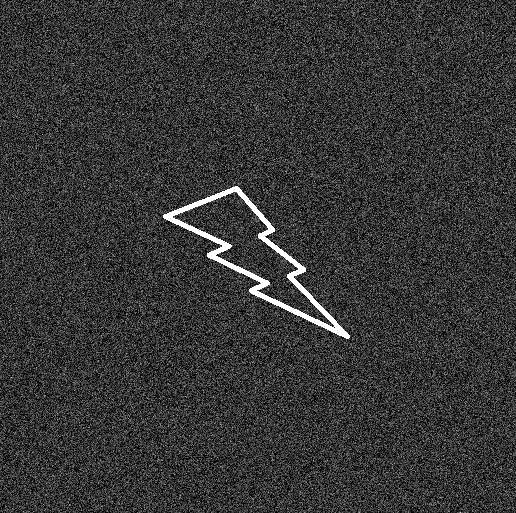
%> input picture CS469_669_Assignment2 (1)/CS469_669_Assignment2/Q3/Input.jpg, 516 x 513 px
$ octave Q3.m   (GNU Octave 9; MATLAB toolbox functions it lacks are replaced by stand-ins)
%> lines starting %> are read from the running program, lines starting %| are printed output that depends on the picture; in (x1, y1, x2, y2) boxes, pixels count from 0 and x2, y2 are one past the last pixel; in counts of white or black regions, pixels touching at a corner belong together; the program's own positions count from 1
% Read input image
input_image = imread('Input.jpg');
%> input_image is the input picture: size 513x516 uint8; min 0, max 255, mean 54.8

% Preprocessing: Apply Gaussian filter to remove noise
filtered_image = imgaussfilt(input_image, 2);
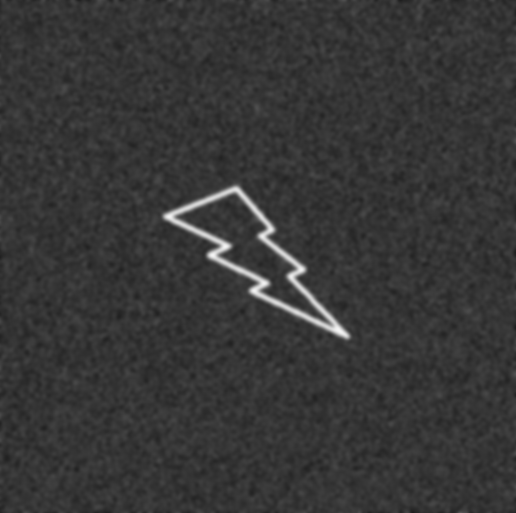
%> filtered_image: size 513x516 uint8; min 29, max 244, mean 54.8

% Calculate histogram
num_bins = 256;
histogram = zeros(num_bins, 1);
for i = 1:num_bins
    histogram(i) = sum(filtered_image(:) == (i-1));
end
%> after the loop, histogram = 256 values, max 20796 at index 53, min 0 at index 1, mean 1034
% Normalize histogram
histogram = histogram / sum(histogram);
%> histogram = 256 values, max 0.0786 at index 53, min 0 at index 1, mean 0.00391

% Calculate cumulative sum of histogram
cumulative_sum = cumsum(histogram);
%> cumulative_sum = 256 values from 0 to 1
% Calculate cumulative mean
cumulative_mean = cumsum(histogram .* (1:num_bins)');
%> cumulative_mean = 256 values from 0 to 55.84

% Global mean
global_mean = cumulative_mean(end);
%> global_mean = 55.84

% Initialize variables
maximum_variance = 0;
threshold = 0;

% Calculate between-class variance for all possible thresholds
for t = 1:num_bins
    % Background probability
    wb = cumulative_sum(t);
    % Foreground probability
    wf = 1 - wb;
    % Background mean
    mb = cumulative_mean(t) / wb;
    % Foreground mean
    mf = (global_mean - cumulative_mean(t)) / wf;
    % Between-class variance
    between_class_variance = wb * wf * (mb - mf)^2;
    % Check if maximum variance is achieved
    if between_class_variance > maximum_variance
        maximum_variance = between_class_variance;
        threshold = t - 1; % Adjust threshold index to match pixel intensity
    end
end
%> this loop made 256 passes
%> (wb, wf, mb, mf, between_class_variance, maximum_variance) on passes 30, 32, 33, 34, 35, 36, 37, 38, 39, 40, 41, 42: (7.56e-06, 1, 30, 55.84, 0.00504, 0.00504), (1.89e-05, 1, 31.2, 55.84, 0.0115, 0.0115), (3.4e-05, 1, 32, 55.84, 0.0193, 0.0193), (6.8e-05, 1, 33, 55.84, 0.0355, 0.0355), (0.000125, 1, 33.91, 55.84, 0.06, 0.06), (0.000272, 1, 35.04, 55.84, 0.118, 0.118), (0.000514, 0.999, 35.96, 55.85, 0.203, 0.203), (0.000975, 0.999, 36.93, 55.86, 0.349, 0.349), (0.00195, 0.998, 37.96, 55.87, 0.623, 0.623), (0.0034, 0.997, 38.83, 55.9, 0.986, 0.986), (0.00594, 0.994, 39.76, 55.93, 1.55, 1.55), (0.0106, 0.989, 40.74, 56, 2.43, 2.43)
%> (wb, wf, mb, mf, between_class_variance) on passes 1 to 6: (0, 1, NaN, 55.84, NaN), (0, 1, NaN, 55.84, NaN), (0, 1, NaN, 55.84, NaN), (0, 1, NaN, 55.84, NaN), (0, 1, NaN, 55.84, NaN), (0, 1, NaN, 55.84, NaN)
%> after the loop, maximum_variance = 224.5; threshold = 116

% Apply threshold
binary_image = filtered_image > threshold;
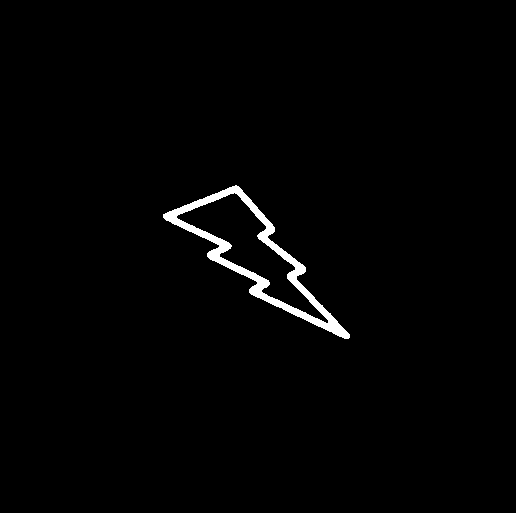
%> binary_image: size 513x516 logical; 1.4% white; 1 white region, box (x1, y1, x2, y2) and area: (163, 185, 350, 339) 3766

% Display binary image after thresholding
figure;
imshow(binary_image);
title('Output');
